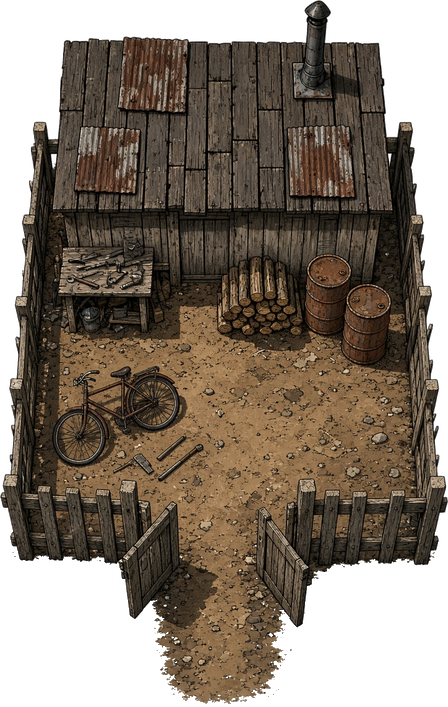
#> input picture klapperkiste/assets/karte/objekte/schuppen.png, 448 x 707 px, given in place of schuppen.jpg, which was not available
$ python schuppen_einpassen.py
#> lines starting #> are read from the running program, lines starting #| are printed output that depends on the picture
### klapperkiste/tools/teilwerk.py
"""Werkzeug für Klapperkiste-Teile.

Drei Befehle:

  vorlagen   Raster-Vorlagen für jede Teile-Kategorie (Seite + Draufsicht) und
             den Gesamtplan des Autos erzeugen.
  einpassen  Ein generiertes oder gemaltes Bild freistellen, zuschneiden und
             exakt auf die Rastergröße seiner Kategorie bringen.
  bauen      Fertige Teile probeweise zu einem Auto zusammensetzen, um zu
             prüfen, ob alles zusammenpasst.
  blatt      Doppelbild mit Seitenansicht (oben) und Draufsicht (unten)
             trennen und beide Ansichten einpassen.
  karosserie Ganze Karosserie (Doppelbild) auf Norm bringen und an den
             Nähten in hinten, Mitte und vorne schneiden.
  geliefert  Lieferstand (alle Teile unter assets/teile/) für die
             Prompt-Liste in design/geliefert.js schreiben.

Beispiele:
  python klapperkiste/tools/teilwerk.py vorlagen
  python klapperkiste/tools/teilwerk.py einpassen roh.png motor seite motor_seite.png
  python klapperkiste/tools/teilwerk.py blatt roh_blatt.png maeher motor
  python klapperkiste/tools/teilwerk.py bauen seite auto.png rahmen=a.png motor=b.png radH=c.png
"""

from __future__ import annotations

import argparse
import base64
import io
import json
import os
import sys

from PIL import Image, ImageChops, ImageDraw, ImageFont

ROOT = os.path.normpath(os.path.join(os.path.dirname(__file__), ".."))
RASTER_PATH = os.path.join(ROOT, "assets", "raster.json")
VORLAGEN_DIR = os.path.join(ROOT, "assets", "vorlagen")

INK = (29, 39, 48, 255)
GRID = (201, 211, 214, 255)
KANTE = (224, 75, 58, 255)
PAPIER = (255, 255, 255, 255)

# Farben für Platzhalter im Gesamtplan
FARBEN = {
    "rahmen": (201, 138, 75), "rad": (38, 43, 48), "motor": (224, 75, 58),
    "energie": (47, 111, 176), "sitz": (47, 143, 136), "lenkung": (111, 143, 166),
    "vorderbau": (242, 182, 50), "vorne": (159, 215, 232), "heck": (140, 153, 163),
    "achse": (93, 78, 66), "licht": (255, 236, 150), "hupe": (214, 170, 60),
    "karosserie_hinten": (127, 207, 174), "karosserie_mitte": (127, 207, 174),
    "karosserie_vorne": (127, 207, 174),
}


def lade_raster(pfad: str = RASTER_PATH) -> dict:
    with open(pfad, encoding="utf-8") as f:
        return json.load(f)


# [5 lines left out: function box_px, not called in this run]


SCHRIFTEN = [
    "/usr/share/fonts/truetype/dejavu/DejaVuSans.ttf",
    "/Library/Fonts/Arial Unicode.ttf",
    "C:/Windows/Fonts/arial.ttf",
]


# [23 lines left out: functions _schrift, _farbmaske, _erstes_pixel, not called in this run]


def freistellen(bild: Image.Image, toleranz: int = 40, inseln: bool = True) -> Image.Image:
    """Macht den Hintergrund transparent.

    Hat das Bild schon Transparenz, bleibt es unverändert. Sonst wird von den
    vier Ecken aus die Hintergrundfarbe weggefüllt. Mit inseln=True werden
    zusätzlich eingeschlossene Hintergrund-Flächen mittlerer Größe entfernt
    (z. B. das Innere einer Seilschlaufe). Winzige Flächen (Glanzlichter) und
    sehr große (weiße Bauteile) bleiben erhalten.
    """
    bild = bild.convert("RGBA")
    if bild.getchannel("A").getextrema()[0] < 250:
        return bild
    rgb = bild.convert("RGB")
    markierung = (1, 254, 3)
    b, h = rgb.size
    grundfarbe = rgb.getpixel((0, 0))
    for ecke in [(0, 0), (b - 1, 0), (0, h - 1), (b - 1, h - 1)]:
        if rgb.getpixel(ecke) != markierung:
            ImageDraw.floodfill(rgb, ecke, markierung, thresh=toleranz)

    if inseln:
        pruefen, behalten = (254, 1, 252), (2, 3, 251)
        nah = ImageChops.difference(bild.convert("RGB"), Image.new("RGB", (b, h), grundfarbe))
        nah = nah.convert("L").point(lambda v: 255 if v <= toleranz // 2 else 0)
        kandidat = ImageChops.subtract(nah, _farbmaske(rgb, markierung))
        flaeche_min, flaeche_max = max(150, b * h // 2000), b * h // 25
        for _ in range(3000):
            start = _erstes_pixel(kandidat)
            if not start:
                break
            ImageDraw.floodfill(rgb, start, pruefen, thresh=toleranz)
            gebiet = _farbmaske(rgb, pruefen)
            kandidat = ImageChops.subtract(kandidat, gebiet)
            weg = flaeche_min <= gebiet.histogram()[255] <= flaeche_max
            ImageDraw.floodfill(rgb, start, markierung if weg else behalten, thresh=0)

    bild.putalpha(ImageChops.invert(_farbmaske(rgb, markierung)))
    return bild


# [161 lines left out: functions drehen, rot_entsaettigen, _nabe_mittig, einpassen, blatt_teilen, kappen and 1 more, not called in this run]


# --- Karosserie ----------------------------------------------------------------

KAROSSERIE_TEILE = ("hinten", "mitte", "vorne")


# [338 lines left out: functions _ausdehnung, _naht_mass, _normieren, karosserie_schneiden, karosserie_platzhalter, _raster_linien and 6 more, not called in this run]


# --- Lieferstand für die Prompt-Liste -------------------------------------------

TEILE_DIR = os.path.join(ROOT, "assets", "teile")
GELIEFERT_JS = os.path.join(ROOT, "design", "geliefert.js")
TEILE_JS = os.path.join(ROOT, "design", "teile.js")


# [158 lines left out: functions lieferstand, _data_uri, schreibe_lieferstand, main, not called in this run]


# [2 lines that do not run on import are left out]

### klapperkiste/tools/einmalig/schuppen_einpassen.py
"""Einmalige Bearbeitung: Opas Schuppen (Ort, 14 m breit) für die Karte.

Freistellen, auf das Bild zuschneiden, auf 14 m (448 px) bringen und die
weißen Reste am auslaufenden Weg unten entfernen. Die Maße für Haus, Hofzaun
und Tor in design/kartenprobe.html sind aus diesem Bild vermessen.

Aufruf:
  python klapperkiste/tools/einmalig/schuppen_einpassen.py
"""

from __future__ import annotations

import os
import sys

from PIL import Image

sys.path.insert(0, os.path.join(os.path.dirname(__file__), ".."))
import objekt  # noqa: E402
import teilwerk  # noqa: E402


def main() -> int:
    f = teilwerk.freistellen(Image.open(os.path.join(objekt.OBJEKT_DIR, "roh", "schuppen.jpg")), inseln=False)
#> in freistellen, bild is the input picture: PIL image 448x707 RGBA; mean R, G, B, A 65.3, 53.9, 41.7, 182.3
    f = f.crop((34, 16, 758, 1159))
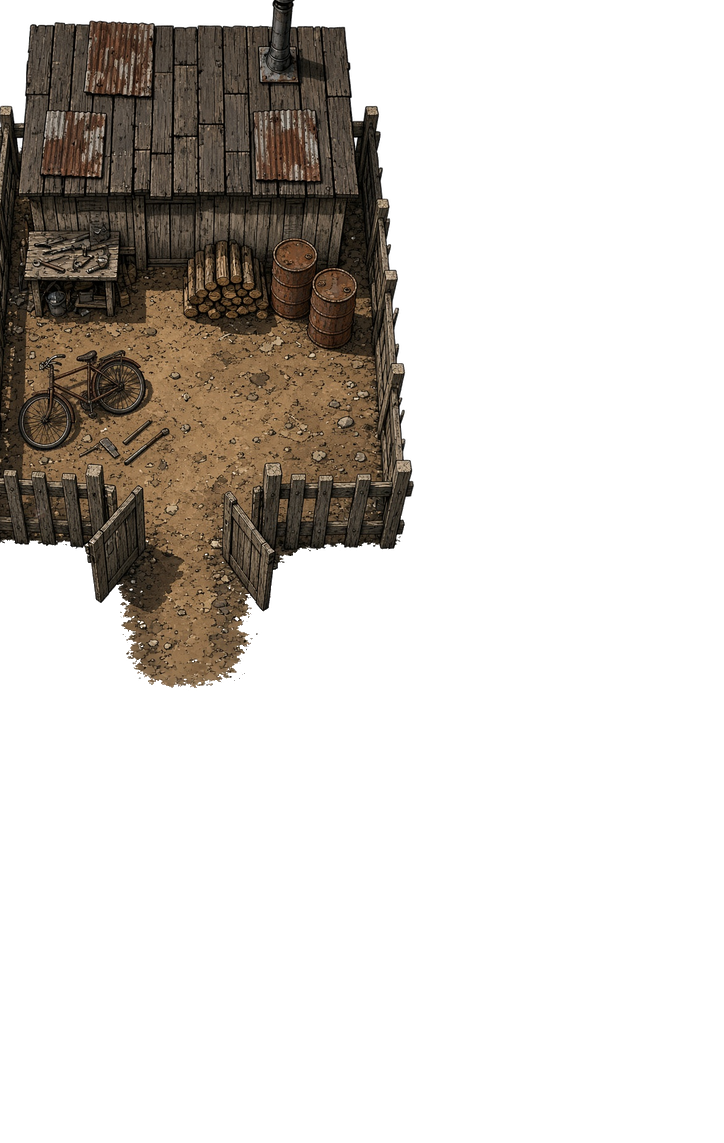
#> f: PIL image 724x1143 RGBA; mean R, G, B, A 24.2, 19.9, 15.3, 67.6; transparent parts drawn white
    f = f.resize((14 * 32, round(f.height * 14 * 32 / f.width)), Image.LANCZOS)
#> f: PIL image 448x707 RGBA
    px = f.load()
    for y in range(f.height * 3 // 4, f.height):
        for x in range(f.width):
            r, g, b, a = px[x, y]
            if a and min(r, g, b) > 175 and max(r, g, b) - min(r, g, b) < 40:
                px[x, y] = (r, g, b, 0)
    ziel = os.path.join(objekt.OBJEKT_DIR, "schuppen.png")
    f.save(ziel)
    print(os.path.relpath(ziel), f.size)
#| ../../assets/karte/objekte/schuppen.png (448, 707)
    return 0


if __name__ == "__main__":
    sys.exit(main())
#> (the program exits here)

$ run again, with klapperkiste/assets/karte/objekte/campingplatz.png copied over klapperkiste/assets/karte/objekte/schuppen.png
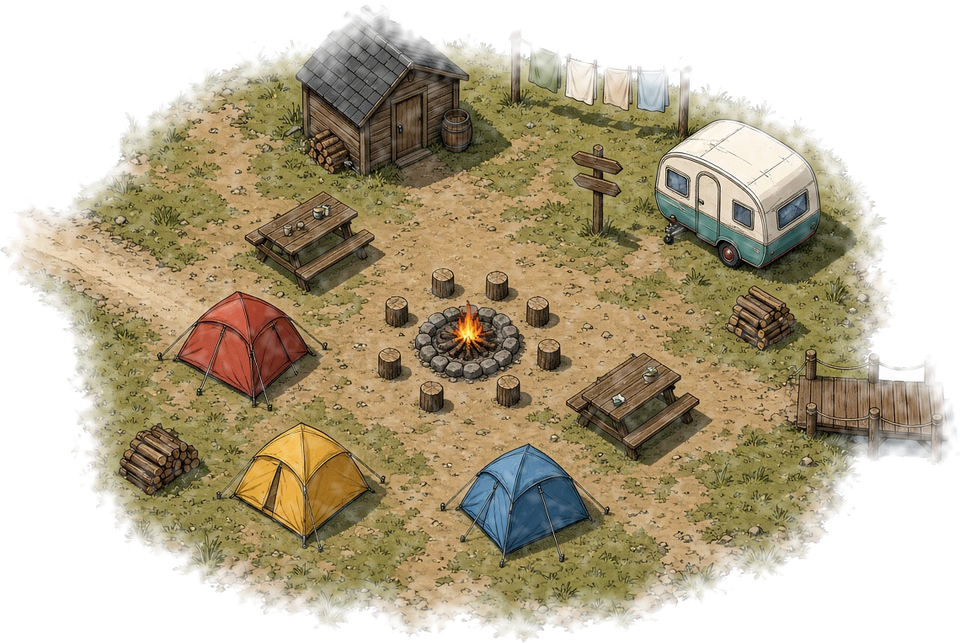
#> input picture klapperkiste/assets/karte/objekte/campingplatz.png, 960 x 643 px, given in place of schuppen.jpg, which was not available
#> in freistellen, bild is the input picture: PIL image 960x643 RGBA; mean R, G, B, A 97.3, 85.1, 57.2, 148.5
#> in main, `f = f.crop((34, 16, 758, 1159))`:
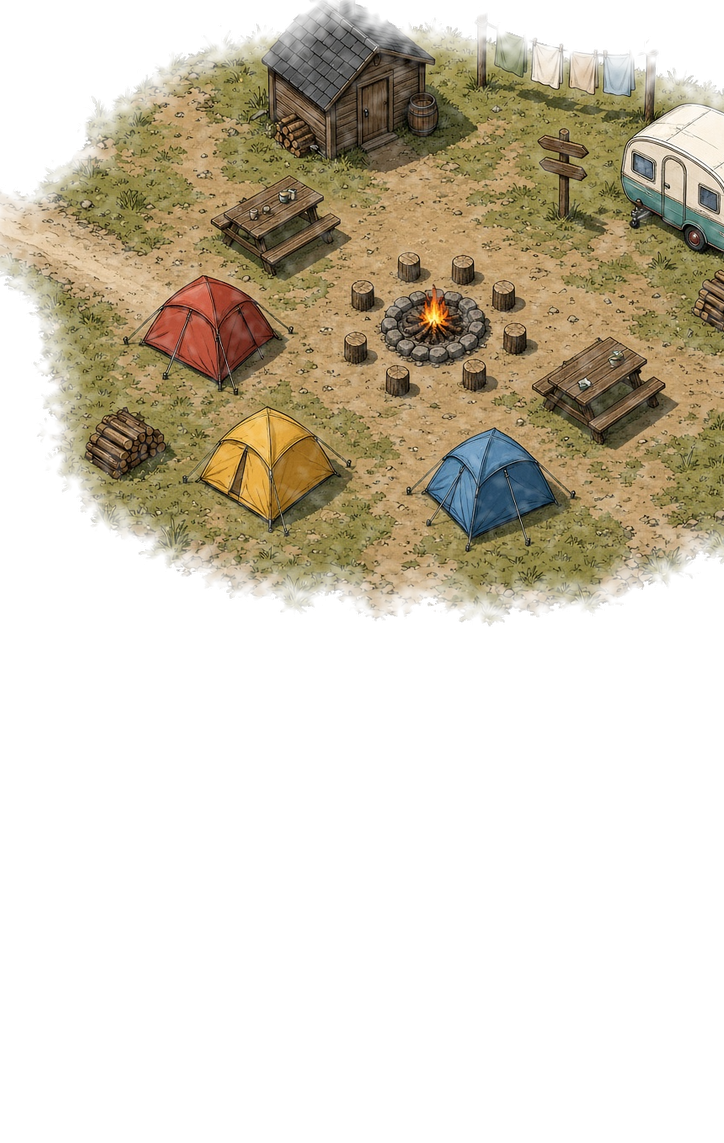
#> f: PIL image 724x1143 RGBA; mean R, G, B, A 63.5, 55.2, 36.8, 98.8; transparent parts drawn white
#| ../../assets/karte/objekte/schuppen.png (448, 707)

$ run again, with klapperkiste/assets/karte/objekte/foersterhuette.png copied over klapperkiste/assets/karte/objekte/schuppen.png
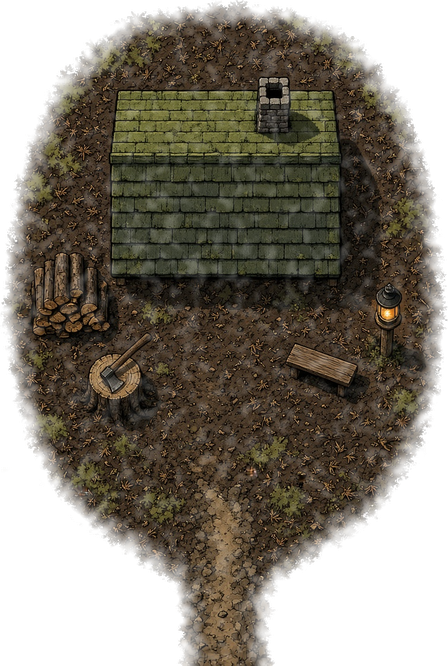
#> input picture klapperkiste/assets/karte/objekte/foersterhuette.png, 448 x 666 px, given in place of schuppen.jpg, which was not available
#> in freistellen, bild is the input picture: PIL image 448x666 RGBA; mean R, G, B, A 49.9, 42.7, 30.2, 161.1
#> in main, `f = f.crop((34, 16, 758, 1159))`:
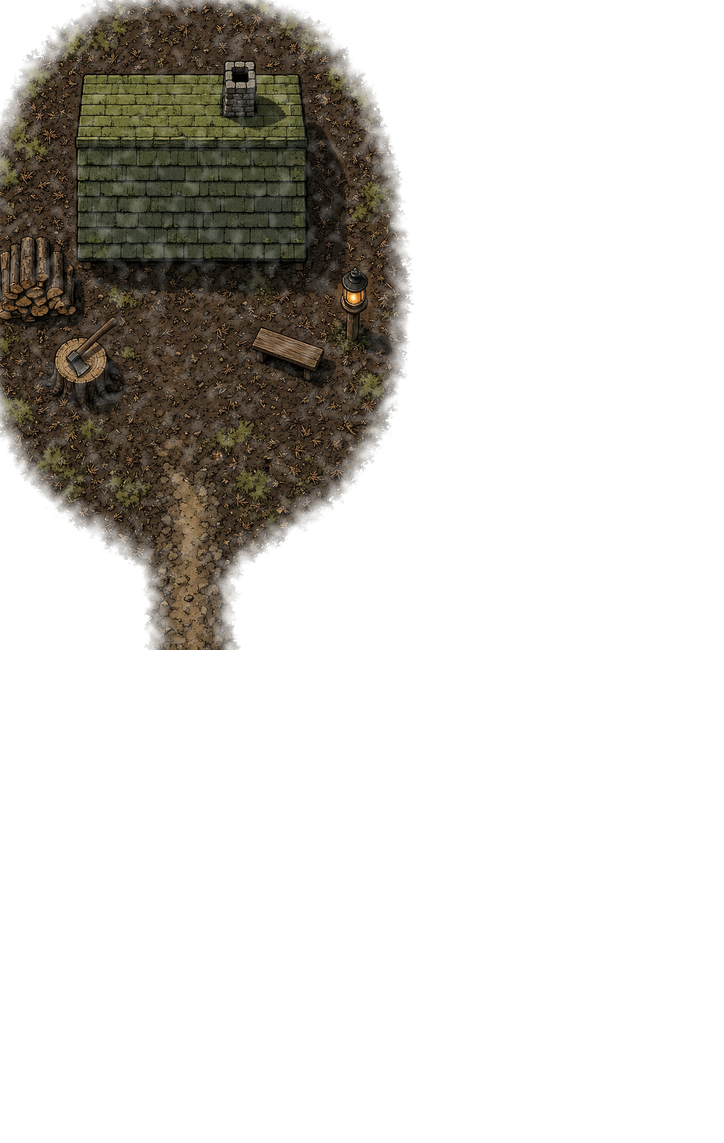
#> f: PIL image 724x1143 RGBA; mean R, G, B, A 16.9, 14.4, 10.1, 57; transparent parts drawn white
#| ../../assets/karte/objekte/schuppen.png (448, 707)
